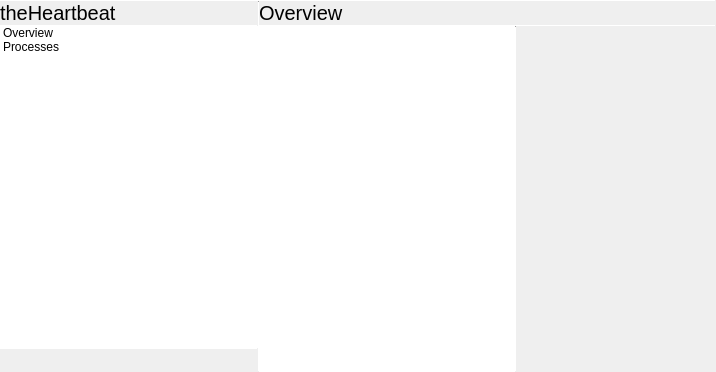
<?xml version="1.0" encoding="UTF-8"?>
<ui version="4.0">
 <class>MainWindow</class>
 <widget class="QMainWindow" name="MainWindow">
  <property name="geometry">
   <rect>
    <x>0</x>
    <y>0</y>
    <width>716</width>
    <height>372</height>
   </rect>
  </property>
  <property name="windowTitle">
   <string>theHeartbeat</string>
  </property>
  <property name="windowIcon">
   <iconset theme="utilities-system-monitor">
    <normaloff>.</normaloff>.</iconset>
  </property>
  <widget class="QWidget" name="centralWidget">
   <layout class="QVBoxLayout" name="verticalLayout_3">
    <property name="spacing">
     <number>0</number>
    </property>
    <property name="leftMargin">
     <number>0</number>
    </property>
    <property name="topMargin">
     <number>0</number>
    </property>
    <property name="rightMargin">
     <number>0</number>
    </property>
    <property name="bottomMargin">
     <number>0</number>
    </property>
    <item>
     <widget class="Line" name="line_5">
      <property name="maximumSize">
       <size>
        <width>16777215</width>
        <height>1</height>
       </size>
      </property>
      <property name="orientation">
       <enum>Qt::Horizontal</enum>
      </property>
     </widget>
    </item>
    <item>
     <layout class="QHBoxLayout" name="horizontalLayout_4">
      <property name="spacing">
       <number>0</number>
      </property>
      <item>
       <widget class="QWidget" name="sidePane" native="true">
        <layout class="QVBoxLayout" name="verticalLayout">
         <property name="spacing">
          <number>0</number>
         </property>
         <property name="leftMargin">
          <number>0</number>
         </property>
         <property name="topMargin">
          <number>0</number>
         </property>
         <property name="rightMargin">
          <number>0</number>
         </property>
         <property name="bottomMargin">
          <number>0</number>
         </property>
         <item>
          <widget class="QLabel" name="appTitleLabel">
           <property name="font">
            <font>
             <pointsize>15</pointsize>
            </font>
           </property>
           <property name="text">
            <string>theHeartbeat</string>
           </property>
           <property name="margin">
            <number>9</number>
           </property>
          </widget>
         </item>
         <item>
          <widget class="Line" name="line_4">
           <property name="maximumSize">
            <size>
             <width>16777215</width>
             <height>1</height>
            </size>
           </property>
           <property name="orientation">
            <enum>Qt::Horizontal</enum>
           </property>
          </widget>
         </item>
         <item>
          <widget class="QListWidget" name="paneSelection">
           <property name="frameShape">
            <enum>QFrame::NoFrame</enum>
           </property>
           <property name="horizontalScrollBarPolicy">
            <enum>Qt::ScrollBarAlwaysOff</enum>
           </property>
           <property name="iconSize">
            <size>
             <width>32</width>
             <height>32</height>
            </size>
           </property>
           <item>
            <property name="text">
             <string>Overview</string>
            </property>
            <property name="icon">
             <iconset theme="computer">
              <normaloff>.</normaloff>.</iconset>
            </property>
           </item>
           <item>
            <property name="text">
             <string>Processes</string>
            </property>
            <property name="icon">
             <iconset theme="system-run">
              <normaloff>.</normaloff>.</iconset>
            </property>
           </item>
          </widget>
         </item>
         <item>
          <widget class="Line" name="line_7">
           <property name="maximumSize">
            <size>
             <width>16777215</width>
             <height>1</height>
            </size>
           </property>
           <property name="orientation">
            <enum>Qt::Horizontal</enum>
           </property>
          </widget>
         </item>
         <item>
          <widget class="QWidget" name="widget" native="true">
           <layout class="QHBoxLayout" name="horizontalLayout_5">
            <property name="spacing">
             <number>0</number>
            </property>
            <property name="leftMargin">
             <number>0</number>
            </property>
            <property name="topMargin">
             <number>0</number>
            </property>
            <property name="rightMargin">
             <number>0</number>
            </property>
            <property name="bottomMargin">
             <number>0</number>
            </property>
            <item>
             <spacer name="horizontalSpacer">
              <property name="orientation">
               <enum>Qt::Horizontal</enum>
              </property>
              <property name="sizeHint" stdset="0">
               <size>
                <width>0</width>
                <height>0</height>
               </size>
              </property>
             </spacer>
            </item>
            <item>
             <widget class="QToolButton" name="menuButton">
              <property name="text">
               <string/>
              </property>
              <property name="icon">
               <iconset theme="application-menu">
                <normaloff>.</normaloff>.</iconset>
              </property>
              <property name="popupMode">
               <enum>QToolButton::InstantPopup</enum>
              </property>
              <property name="autoRaise">
               <bool>true</bool>
              </property>
             </widget>
            </item>
           </layout>
          </widget>
         </item>
        </layout>
       </widget>
      </item>
      <item>
       <widget class="Line" name="line_3">
        <property name="maximumSize">
         <size>
          <width>1</width>
          <height>16777215</height>
         </size>
        </property>
        <property name="orientation">
         <enum>Qt::Vertical</enum>
        </property>
       </widget>
      </item>
      <item>
       <widget class="tStackedWidget" name="pages">
        <property name="currentIndex">
         <number>0</number>
        </property>
        <widget class="QWidget" name="page">
         <layout class="QVBoxLayout" name="verticalLayout_2">
          <property name="spacing">
           <number>0</number>
          </property>
          <property name="leftMargin">
           <number>0</number>
          </property>
          <property name="topMargin">
           <number>0</number>
          </property>
          <property name="rightMargin">
           <number>0</number>
          </property>
          <property name="bottomMargin">
           <number>0</number>
          </property>
          <item>
           <layout class="QHBoxLayout" name="horizontalLayout_2">
            <item>
             <widget class="QLabel" name="label">
              <property name="sizePolicy">
               <sizepolicy hsizetype="Expanding" vsizetype="Preferred">
                <horstretch>0</horstretch>
                <verstretch>0</verstretch>
               </sizepolicy>
              </property>
              <property name="font">
               <font>
                <pointsize>15</pointsize>
               </font>
              </property>
              <property name="text">
               <string>Overview</string>
              </property>
              <property name="margin">
               <number>9</number>
              </property>
             </widget>
            </item>
            <item>
             <widget class="QPushButton" name="OverviewTerminateButton">
              <property name="sizePolicy">
               <sizepolicy hsizetype="Preferred" vsizetype="Preferred">
                <horstretch>0</horstretch>
                <verstretch>0</verstretch>
               </sizepolicy>
              </property>
              <property name="toolTip">
               <string>Terminate Process</string>
              </property>
              <property name="text">
               <string/>
              </property>
              <property name="icon">
               <iconset theme="window-close">
                <normaloff>.</normaloff>.</iconset>
              </property>
              <property name="flat">
               <bool>true</bool>
              </property>
             </widget>
            </item>
           </layout>
          </item>
          <item>
           <widget class="Line" name="line">
            <property name="maximumSize">
             <size>
              <width>16777215</width>
              <height>1</height>
             </size>
            </property>
            <property name="orientation">
             <enum>Qt::Horizontal</enum>
            </property>
           </widget>
          </item>
          <item>
           <layout class="QHBoxLayout" name="horizontalLayout">
            <property name="spacing">
             <number>0</number>
            </property>
            <item>
             <widget class="QTreeView" name="processTable">
              <property name="contextMenuPolicy">
               <enum>Qt::CustomContextMenu</enum>
              </property>
              <property name="frameShape">
               <enum>QFrame::NoFrame</enum>
              </property>
              <property name="alternatingRowColors">
               <bool>true</bool>
              </property>
              <property name="selectionMode">
               <enum>QAbstractItemView::ExtendedSelection</enum>
              </property>
              <property name="rootIsDecorated">
               <bool>false</bool>
              </property>
              <property name="sortingEnabled">
               <bool>true</bool>
              </property>
              <property name="animated">
               <bool>true</bool>
              </property>
             </widget>
            </item>
            <item>
             <widget class="Line" name="line_2">
              <property name="maximumSize">
               <size>
                <width>1</width>
                <height>16777215</height>
               </size>
              </property>
              <property name="orientation">
               <enum>Qt::Vertical</enum>
              </property>
             </widget>
            </item>
            <item>
             <widget class="QScrollArea" name="sideStatusPane">
              <property name="minimumSize">
               <size>
                <width>200</width>
                <height>0</height>
               </size>
              </property>
              <property name="maximumSize">
               <size>
                <width>200</width>
                <height>16777215</height>
               </size>
              </property>
              <property name="frameShape">
               <enum>QFrame::NoFrame</enum>
              </property>
              <property name="horizontalScrollBarPolicy">
               <enum>Qt::ScrollBarAlwaysOff</enum>
              </property>
              <property name="widgetResizable">
               <bool>true</bool>
              </property>
              <widget class="QWidget" name="sideStatusPaneContents">
               <property name="geometry">
                <rect>
                 <x>0</x>
                 <y>0</y>
                 <width>200</width>
                 <height>300</height>
                </rect>
               </property>
               <property name="minimumSize">
                <size>
                 <width>200</width>
                 <height>0</height>
                </size>
               </property>
               <property name="maximumSize">
                <size>
                 <width>200</width>
                 <height>16777215</height>
                </size>
               </property>
               <layout class="QVBoxLayout" name="verticalLayout_4">
                <property name="spacing">
                 <number>0</number>
                </property>
                <property name="leftMargin">
                 <number>0</number>
                </property>
                <property name="topMargin">
                 <number>0</number>
                </property>
                <property name="rightMargin">
                 <number>0</number>
                </property>
                <property name="bottomMargin">
                 <number>0</number>
                </property>
                <item>
                 <widget class="PercentagePane" name="cpuUsageWidget" native="true"/>
                </item>
                <item>
                 <widget class="QWidget" name="cpuIndividualUsageWidget" native="true">
                  <layout class="QVBoxLayout" name="cpuIndividualUsageLayout">
                   <property name="spacing">
                    <number>0</number>
                   </property>
                   <property name="leftMargin">
                    <number>0</number>
                   </property>
                   <property name="topMargin">
                    <number>0</number>
                   </property>
                   <property name="rightMargin">
                    <number>0</number>
                   </property>
                   <property name="bottomMargin">
                    <number>0</number>
                   </property>
                  </layout>
                 </widget>
                </item>
                <item>
                 <widget class="MinMaxPane" name="memoryUsageWidget" native="true"/>
                </item>
                <item>
                 <widget class="MinMaxPane" name="swapUsageWidget" native="true"/>
                </item>
                <item>
                 <widget class="NumberPane" name="netRxWidget" native="true"/>
                </item>
                <item>
                 <widget class="QWidget" name="netRxIndividualWidget" native="true">
                  <layout class="QVBoxLayout" name="netRxIndividualLayout">
                   <property name="spacing">
                    <number>0</number>
                   </property>
                   <property name="leftMargin">
                    <number>0</number>
                   </property>
                   <property name="topMargin">
                    <number>0</number>
                   </property>
                   <property name="rightMargin">
                    <number>0</number>
                   </property>
                   <property name="bottomMargin">
                    <number>0</number>
                   </property>
                  </layout>
                 </widget>
                </item>
                <item>
                 <widget class="NumberPane" name="netTxWidget" native="true"/>
                </item>
                <item>
                 <widget class="QWidget" name="netTxIndividualWidget" native="true">
                  <layout class="QVBoxLayout" name="netTxIndividualLayout">
                   <property name="spacing">
                    <number>0</number>
                   </property>
                   <property name="leftMargin">
                    <number>0</number>
                   </property>
                   <property name="topMargin">
                    <number>0</number>
                   </property>
                   <property name="rightMargin">
                    <number>0</number>
                   </property>
                   <property name="bottomMargin">
                    <number>0</number>
                   </property>
                  </layout>
                 </widget>
                </item>
                <item>
                 <widget class="NumberPane" name="cpuTempWidget" native="true"/>
                </item>
                <item>
                 <widget class="NumberPane" name="gpuTempWidget" native="true"/>
                </item>
                <item>
                 <spacer name="verticalSpacer">
                  <property name="orientation">
                   <enum>Qt::Vertical</enum>
                  </property>
                  <property name="sizeHint" stdset="0">
                   <size>
                    <width>20</width>
                    <height>40</height>
                   </size>
                  </property>
                 </spacer>
                </item>
               </layout>
              </widget>
             </widget>
            </item>
           </layout>
          </item>
         </layout>
        </widget>
        <widget class="QWidget" name="page_2">
         <layout class="QVBoxLayout" name="verticalLayout_5">
          <property name="spacing">
           <number>0</number>
          </property>
          <property name="leftMargin">
           <number>0</number>
          </property>
          <property name="topMargin">
           <number>0</number>
          </property>
          <property name="rightMargin">
           <number>0</number>
          </property>
          <property name="bottomMargin">
           <number>0</number>
          </property>
          <item>
           <layout class="QHBoxLayout" name="horizontalLayout_3">
            <item>
             <widget class="QLabel" name="overviewLabel">
              <property name="sizePolicy">
               <sizepolicy hsizetype="Expanding" vsizetype="Preferred">
                <horstretch>0</horstretch>
                <verstretch>0</verstretch>
               </sizepolicy>
              </property>
              <property name="font">
               <font>
                <pointsize>15</pointsize>
               </font>
              </property>
              <property name="text">
               <string>Processes</string>
              </property>
              <property name="margin">
               <number>9</number>
              </property>
             </widget>
            </item>
            <item>
             <widget class="QPushButton" name="OverviewTerminateButton_2">
              <property name="sizePolicy">
               <sizepolicy hsizetype="Preferred" vsizetype="Preferred">
                <horstretch>0</horstretch>
                <verstretch>0</verstretch>
               </sizepolicy>
              </property>
              <property name="toolTip">
               <string>Terminate Process</string>
              </property>
              <property name="text">
               <string/>
              </property>
              <property name="icon">
               <iconset theme="application-exit">
                <normaloff>.</normaloff>.</iconset>
              </property>
              <property name="flat">
               <bool>true</bool>
              </property>
             </widget>
            </item>
           </layout>
          </item>
          <item>
           <widget class="Line" name="line_6">
            <property name="maximumSize">
             <size>
              <width>16777215</width>
              <height>1</height>
             </size>
            </property>
            <property name="orientation">
             <enum>Qt::Horizontal</enum>
            </property>
           </widget>
          </item>
          <item>
           <widget class="QTreeView" name="processesTable">
            <property name="contextMenuPolicy">
             <enum>Qt::CustomContextMenu</enum>
            </property>
            <property name="frameShape">
             <enum>QFrame::NoFrame</enum>
            </property>
            <property name="selectionMode">
             <enum>QAbstractItemView::ExtendedSelection</enum>
            </property>
            <property name="rootIsDecorated">
             <bool>false</bool>
            </property>
            <property name="sortingEnabled">
             <bool>true</bool>
            </property>
            <property name="animated">
             <bool>true</bool>
            </property>
           </widget>
          </item>
         </layout>
        </widget>
       </widget>
      </item>
     </layout>
    </item>
   </layout>
  </widget>
  <widget class="QMenuBar" name="menuBar">
   <property name="geometry">
    <rect>
     <x>0</x>
     <y>0</y>
     <width>716</width>
     <height>22</height>
    </rect>
   </property>
  </widget>
 </widget>
 <layoutdefault spacing="6" margin="11"/>
 <customwidgets>
  <customwidget>
   <class>tStackedWidget</class>
   <extends>QStackedWidget</extends>
   <header location="global">tstackedwidget.h</header>
   <container>1</container>
  </customwidget>
  <customwidget>
   <class>PercentagePane</class>
   <extends>QWidget</extends>
   <header>panes/percentagepane.h</header>
   <container>1</container>
   <slots>
    <signal>toggleExpand()</signal>
   </slots>
  </customwidget>
  <customwidget>
   <class>MinMaxPane</class>
   <extends>QWidget</extends>
   <header>panes/minmaxpane.h</header>
   <container>1</container>
  </customwidget>
  <customwidget>
   <class>NumberPane</class>
   <extends>QWidget</extends>
   <header>panes/numberpane.h</header>
   <container>1</container>
   <slots>
    <signal>toggleExpand()</signal>
   </slots>
  </customwidget>
 </customwidgets>
 <resources/>
 <connections/>
</ui>
